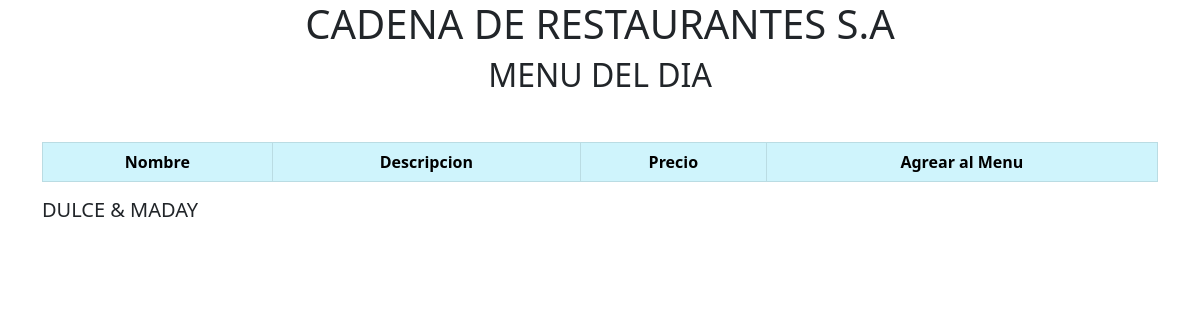
Before: / with the older database file.
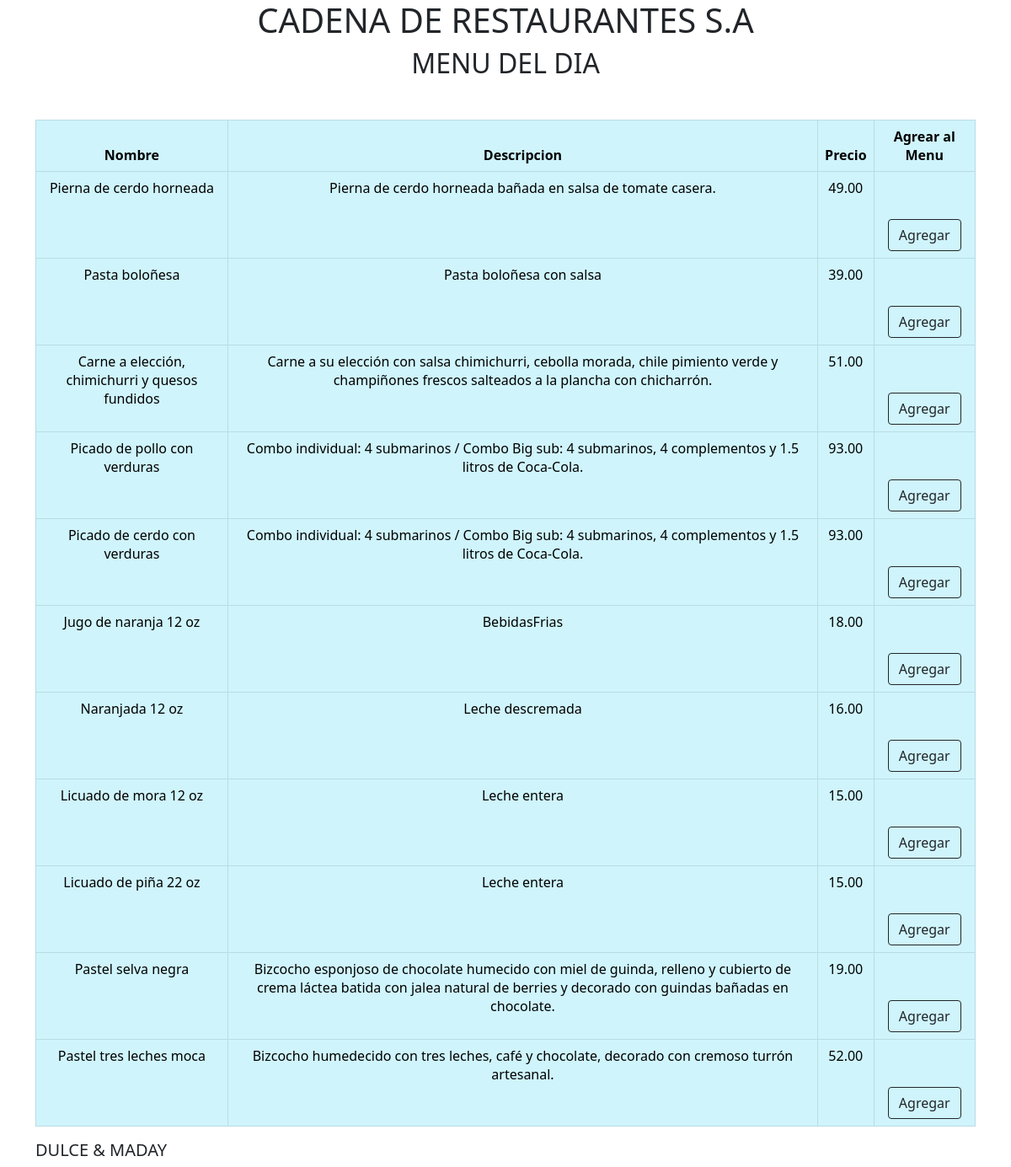
After: the same page with the newer database file.
### herokuapp/models.py (models this page shows)
class Alimentos(models.Model):
    nombre = models.CharField(max_length = 100)
    descripcion = models.CharField(max_length = 100)
    precio = models.CharField(max_length = 200)

### herokuapp/views.py (the view)
# urls.py: path("", v.inicio, name = "inicio"),
def inicio(request):
    alimentos = Alimentos.objects.all()
    context ={
        'alimentos' : alimentos
    }
    return render(request,'herokuapp/inicio.html',context)

### herokuapp/templates/herokuapp/inicio.html (shortened to what this page needs)
<link href="https://cdn.jsdelivr.net/npm/bootstrap@5.0.0-beta1/dist/css/bootstrap.min.css" rel="stylesheet">
    <div class="container">
        <h1 class="text-center"> CADENA DE RESTAURANTES S.A</h1>
    <h2 class="text-center"> MENU DEL DIA</h2>
    <table class="table table-bordered table-info mt-5 text-center">
    <thead>
        <tr>
        <th scope="col">Nombre</th>
        <th scope="col">Descripcion</th>
        <th scope="col">Precio</th>
        <th scope="col">Agrear al Menu</th>
        </tr>
    </thead>
    <tbody>
    {% for alimento in alimentos  %}
        <tr>
        <td>
        {{alimento.nombre}}
        </td>
        <td>
        {{alimento.descripcion}}
        </td>
        <td>
        {{alimento.precio}}
        </td>
        <td>
        <a href=" {% url 'aplication:crear' %}" class="btn btn-outline-dark mt-5">Agregar</a>
        </td>
        </tr>
    {% endfor %}
    </tbody>
    </table>
    <h5> DULCE & MADAY </h5>
</div>

Changed rows visible on the page:
added Alimentos: nombre "Pierna de cerdo horneada", descripcion "Pierna de cerdo horneada bañada en salsa de tomate casera.", precio "49.00"
added Alimentos: nombre "Pasta boloñesa", descripcion "Pasta boloñesa con salsa", precio "39.00"
added Alimentos: nombre "Carne a elección, chimichurri y quesos fundidos", descripcion "Carne a su elección con salsa chimichurri, cebolla morada, chile pimiento verde y champiñones frescos salteados a la plancha con chicharrón.", precio "51.00"
added Alimentos: nombre "Picado de pollo con verduras", descripcion "Combo individual: 4 submarinos / Combo Big sub: 4 submarinos, 4 complementos y 1.5 litros de Coca-Cola.", precio "93.00"
added Alimentos: nombre "Picado de cerdo con verduras", descripcion "Combo individual: 4 submarinos / Combo Big sub: 4 submarinos, 4 complementos y 1.5 litros de Coca-Cola.", precio "93.00"
added Alimentos: nombre "Jugo de naranja 12 oz", descripcion "BebidasFrias", precio "18.00"
added Alimentos: nombre "Naranjada 12 oz", descripcion "Leche descremada", precio "16.00"
added Alimentos: nombre "Licuado de mora 12 oz", descripcion "Leche entera", precio "15.00"
added Alimentos: nombre "Licuado de piña 22 oz", descripcion "Leche entera", precio "15.00"
added Alimentos: nombre "Pastel selva negra", descripcion "Bizcocho esponjoso de chocolate humecido con miel de guinda, relleno y cubierto de crema láctea batida con jalea natural de berries y decorado con guindas bañadas en chocolate.", precio "19.00"
added Alimentos: nombre "Pastel tres leches moca", descripcion "Bizcocho humedecido con tres leches, café y chocolate, decorado con cremoso turrón artesanal.", precio "52.00"
